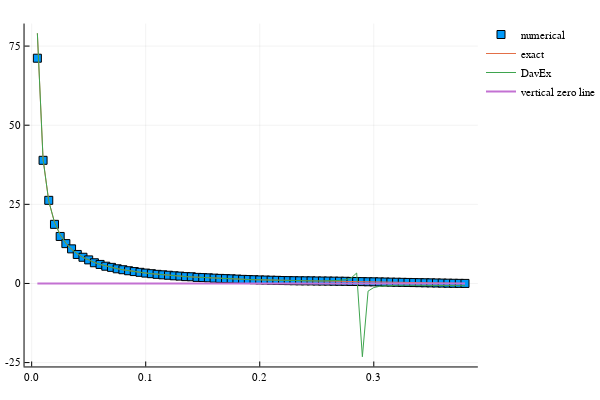

This figure's notebook cell:
### Code cell
Plots.scatter(rs, num_disc_collision_data, m=:square, label="numerical")
plot!(rs, exact_disc_collision_data, label="exact")
plot!(rs, excold, label="DavEx") #DFormula that doesn't account for the discontinuites
plot!(rs, zeros(rs), lw=2, label="vertical zero line")
